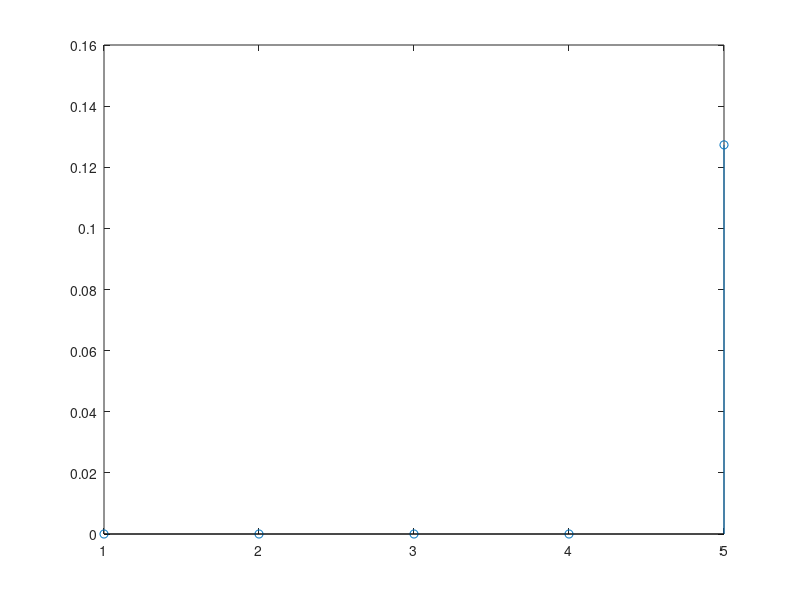
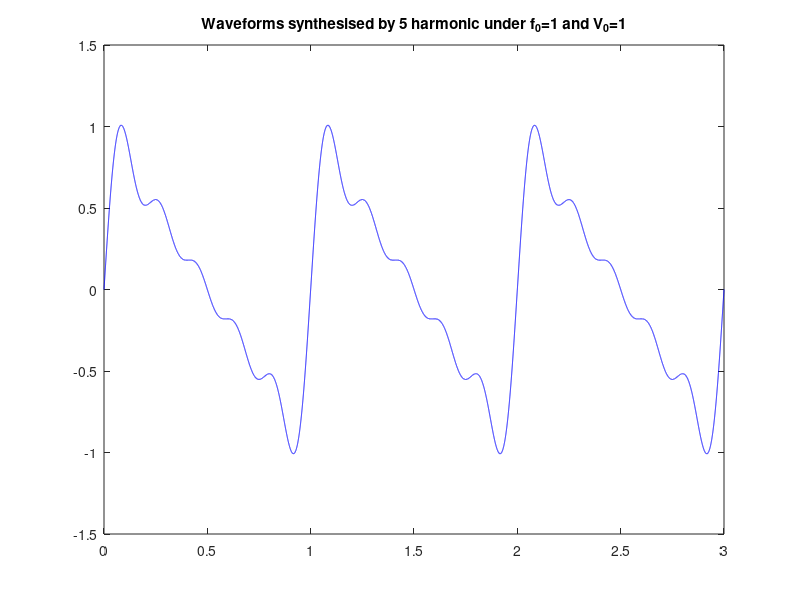

Write MATLAB code to recreate these figures, in order.
clear;
f0=1;
omega = 2*pi*f0;
T = 2*pi/omega;

t = linspace(0, T, 10000);
V0 = 1;
f = V0 - 2*V0.*t/T;



max_harmonics = 5;
a = zeros(1, max_harmonics);
b = zeros(1, max_harmonics);
synth_triang = zeros(size(t));
for n = 1:max_harmonics
    b(n) = 2*V0/(pi*n);
    synth_triang = synth_triang + b(n) * sin(n * omega * t); 
end

figure
c(n) = sqrt(a(n)^2+b(n)^2);
stem(c);
t = linspace(0, 3*T, 3*10000);
synth_triang = repmat(synth_triang, 1, 3);
f = repmat(f,1,3);
figure
% plot(t,f,'b-')
% hold on;
% plot(t, synth_triang, 'r-');
plot(t, synth_triang, 'b-');

title(['Waveforms synthesised by ' ,num2str(max_harmonics), ' harmonic under f_{0}=1 and V_{0}=1']);